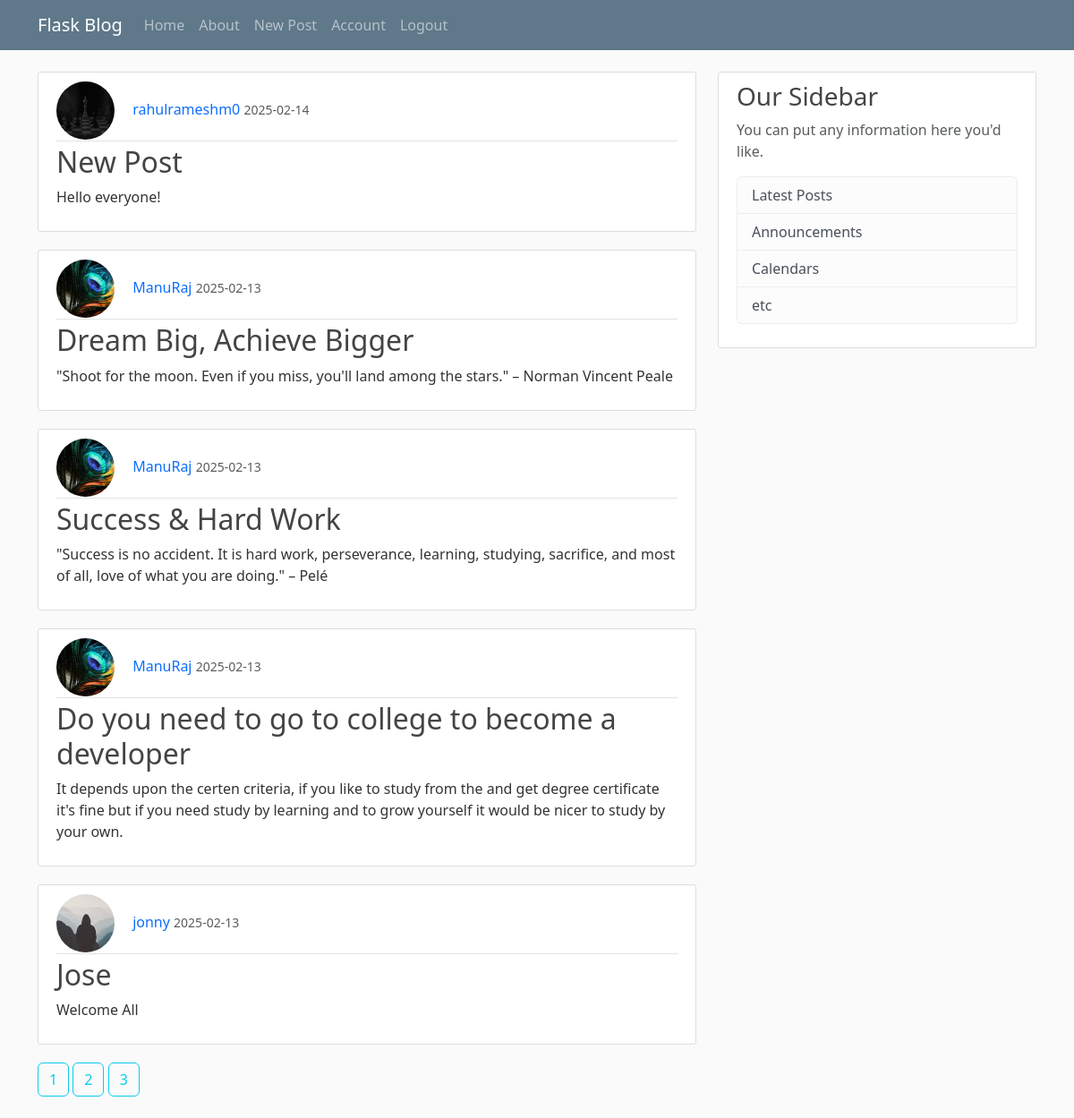
/home (signed in), run on the app's committed database.
### main/models.py (models this page shows, shortened)
class Post(db.Model):
    id = db.Column(db.Integer, primary_key=True)
    title = db.Column(db.String(100), nullable=False)
    date_posted = db.Column(db.DateTime, nullable=False, default=datetime.utcnow)
    content = db.Column(db.Text, nullable=False)
    user_id = db.Column(db.Integer, db.ForeignKey('user.id'), nullable=False)

class User(db.Model, UserMixin):
    id = db.Column(db.Integer, primary_key=True)
    username = db.Column(db.String(20), unique=True, nullable=False)
    email = db.Column(db.String(120), unique=True, nullable=False)
    image_file = db.Column(db.String(20), nullable=False, default='default.jpg')
    password = db.Column(db.String(60), nullable=False)
    posts = db.relationship('Post',backref='author', lazy=True)

### main/routes.py (the view)
@app.route("/")
@app.route("/home")
def home():
    page = request.args.get('page', 1, type=int)
    posts = Post.query.order_by(Post.date_posted.desc()).paginate(page=page, per_page=5)
    return render_template("home.html", posts = posts)

### main/models.py (called while the page is built)
@login_manager.user_loader
def load_user(user_id):
    return User.query.get(int(user_id))

### main/templates/home.html (shortened to what this page needs)
{% extends "layout.html" %}
{% block content %}
    {% for post in posts.items %}
        <article class="media content-section">
            <div class="media-body">
            <div class="article-metadata">
                <img class="rounded-circle article-img" src="{{url_for('static', filename='profile/' + post.author.image_file)}}" alt="">
                <a class="decoration mr-2" href="#">{{ post.author.username }}</a>
                <small class="text-muted">{{ post.date_posted.strftime('%Y-%m-%d') }}</small>
            </div>
            <h2><a class="decoration article-title" href="{{url_for('post', post_id=post.id)}}">{{ post.title }}</a></h2>
            <p class="article-content">{{ post.content }}</p>
            </div>
        </article>
    {% endfor %}
    {% for page_num in posts.iter_pages() %}
        {% if page_num %}
            <a class="btn btn-outline-info mb-4 decoration" href="{{ url_for('home', page=page_num) }}">{{page_num}}</a>
        {% else %}
            ...
        {% endif %}
    {% endfor %}
{% endblock %}

### main/static/main.css (style rules this page uses)
body { background: #fafafa; color: #333333; margin-top: 5rem; }
h1, h2, h3, h4, h5, h6 { color: #444444; }
.content-section { background: #ffffff; padding: 10px 20px; border: 1px solid #dddddd; border-radius: 3px; margin-bottom: 20px; }
.article-title { color: #444444; }
.article-content { white-space: pre-line; }
.article-img { height: 65px; width: 65px; margin-right: 16px; }
.article-metadata { padding-bottom: 1px; margin-bottom: 4px; border-bottom: 1px solid #e3e3e3 }

### main/templates/home.html (style rules this page uses)
.decoration { text-decoration: none; }

### data on the page
Post: image_file (picture), author.username "rahulrameshm0", date_posted "2025-02-14", title "New Post", content "Hello everyone!"
Post: image_file (picture), author.username "ManuRaj", date_posted "2025-02-13", title "Dream Big, Achieve Bigger", content "\"Shoot for the moon. Even if you miss, you'll land among the stars.\" – Norman Vincent Peale"
Post: image_file (picture), author.username "ManuRaj", date_posted "2025-02-13", title "Success & Hard Work", content "\"Success is no accident. It is hard work, perseverance, learning, studying, sacrifice, and most of all, love of what you are doing.\" – Pelé"
Post: image_file (picture), author.username "ManuRaj", date_posted "2025-02-13", title "Do you need to go to college to become a developer", content "It depends upon the certen criteria, if you like to study from the and get degree certificate it's fine but if you need study by learning and to grow yourself it would be nicer to study by your own."
Post: image_file (picture), author.username "jonny", date_posted "2025-02-13", title "Jose", content "Welcome All"

### other printed values
{{ page_num }} "1" "2" "3"
